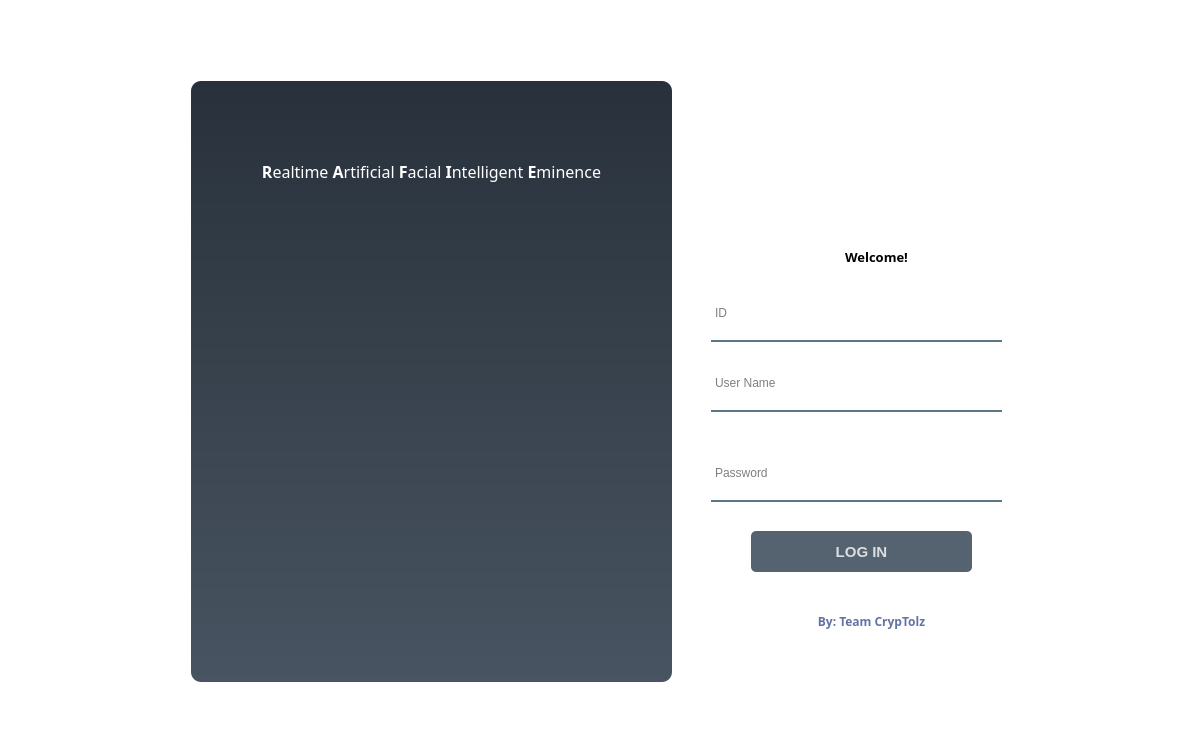
<?xml version="1.0" encoding="UTF-8"?>
<ui version="4.0">
 <class>login</class>
 <widget class="QDialog" name="login">
  <property name="geometry">
   <rect>
    <x>0</x>
    <y>0</y>
    <width>1195</width>
    <height>742</height>
   </rect>
  </property>
  <property name="windowTitle">
   <string>Dialog</string>
  </property>
  <property name="windowOpacity">
   <double>1.000000000000000</double>
  </property>
  <property name="styleSheet">
   <string notr="true">background: transparent;</string>
  </property>
  <layout class="QVBoxLayout" name="verticalLayout">
   <item>
    <widget class="QFrame" name="frame">
     <property name="styleSheet">
      <string notr="true">QFrame#frame{
background: transparent;
}</string>
     </property>
     <widget class="QLabel" name="label_46">
      <property name="geometry">
       <rect>
        <x>610</x>
        <y>110</y>
        <width>431</width>
        <height>541</height>
       </rect>
      </property>
      <property name="styleSheet">
       <string notr="true">background-color: rgba(255,255,255,255);
border-radius:10px;</string>
      </property>
      <property name="text">
       <string/>
      </property>
     </widget>
     <widget class="QLabel" name="label_47">
      <property name="geometry">
       <rect>
        <x>180</x>
        <y>70</y>
        <width>481</width>
        <height>601</height>
       </rect>
      </property>
      <property name="styleSheet">
       <string notr="true">background-color: qlineargradient(spread:pad, x1:0, y1:0, x2:0, y2:1, stop:0 rgb(40, 49, 59), stop:1 rgb(72, 84, 97));
border-radius:10px;</string>
      </property>
      <property name="text">
       <string/>
      </property>
     </widget>
     <widget class="QLineEdit" name="lineEditUsername">
      <property name="geometry">
       <rect>
        <x>700</x>
        <y>350</y>
        <width>291</width>
        <height>51</height>
       </rect>
      </property>
      <property name="font">
       <font>
        <pointsize>9</pointsize>
       </font>
      </property>
      <property name="styleSheet">
       <string notr="true">background-color: rgba(0,0,0,0);
border: 2px solid rgba(0,0,0,0);
border-bottom-color: rgba(46,82,101,200);
color: rgb(0,0,0);
padding-bottom: 7px;</string>
      </property>
      <property name="placeholderText">
       <string>User Name</string>
      </property>
     </widget>
     <widget class="QLineEdit" name="lineEditPassword">
      <property name="geometry">
       <rect>
        <x>700</x>
        <y>440</y>
        <width>291</width>
        <height>51</height>
       </rect>
      </property>
      <property name="font">
       <font>
        <pointsize>9</pointsize>
       </font>
      </property>
      <property name="styleSheet">
       <string notr="true">background-color: rgba(0,0,0,0);
border: 2px solid rgba(0,0,0,0);
border-bottom-color: rgba(46,82,101,200);
color: rgb(0,0,0);
padding-bottom: 7px;</string>
      </property>
      <property name="echoMode">
       <enum>QLineEdit::Password</enum>
      </property>
      <property name="placeholderText">
       <string>Password</string>
      </property>
     </widget>
     <widget class="QPushButton" name="btnLogin">
      <property name="geometry">
       <rect>
        <x>740</x>
        <y>520</y>
        <width>221</width>
        <height>41</height>
       </rect>
      </property>
      <property name="font">
       <font>
        <pointsize>11</pointsize>
        <weight>75</weight>
        <bold>true</bold>
       </font>
      </property>
      <property name="styleSheet">
       <string notr="true">QWidget#widget{
background: transparent;
}
QPushButton#btnLogin{
	background-color: rgba(85,98,112,255);
	color: rgba(255,255,255,200);
	border-radius:5px;
}
QPushButton#btnLogin:pressed{
	padding-left: 5px;
	padding-top: 5px;
	background-color: rgba(255, 107, 107, 255);
	background-position: calc(100% - 10px)center;
}
QPushButton#btnLogin:hover{
	background-color: rgb(72, 84, 97);
}</string>
      </property>
      <property name="text">
       <string>LOG IN</string>
      </property>
     </widget>
     <widget class="QLineEdit" name="lineEditID">
      <property name="geometry">
       <rect>
        <x>700</x>
        <y>280</y>
        <width>291</width>
        <height>51</height>
       </rect>
      </property>
      <property name="font">
       <font>
        <pointsize>9</pointsize>
       </font>
      </property>
      <property name="styleSheet">
       <string notr="true">background-color: rgba(0,0,0,0);
border: 2px solid rgba(0,0,0,0);
border-bottom-color: rgba(46,82,101,200);
color: rgb(0,0,0);
padding-bottom: 7px;</string>
      </property>
      <property name="placeholderText">
       <string>ID</string>
      </property>
     </widget>
     <widget class="QLabel" name="label">
      <property name="geometry">
       <rect>
        <x>230</x>
        <y>230</y>
        <width>381</width>
        <height>391</height>
       </rect>
      </property>
      <property name="styleSheet">
       <string notr="true">background: none;</string>
      </property>
      <property name="text">
       <string/>
      </property>
      <property name="pixmap">
       <pixmap>picturesForDesign/RAFIEROBOT.png</pixmap>
      </property>
      <property name="scaledContents">
       <bool>true</bool>
      </property>
     </widget>
     <widget class="QLabel" name="label_description">
      <property name="geometry">
       <rect>
        <x>90</x>
        <y>130</y>
        <width>661</width>
        <height>61</height>
       </rect>
      </property>
      <property name="font">
       <font>
        <family>Montserrat</family>
        <pointsize>14</pointsize>
       </font>
      </property>
      <property name="styleSheet">
       <string notr="true">color: rgb(98, 114, 164);</string>
      </property>
      <property name="text">
       <string>&lt;html&gt;&lt;head/&gt;&lt;body&gt;&lt;p&gt;&lt;span style=&quot; font-size:12pt; font-weight:600; color:#ffffff;&quot;&gt;R&lt;/span&gt;&lt;span style=&quot; font-size:12pt; color:#ffffff;&quot;&gt;ealtime&lt;/span&gt;&lt;span style=&quot; font-size:12pt; font-weight:600; color:#ffffff;&quot;&gt; A&lt;/span&gt;&lt;span style=&quot; font-size:12pt; color:#ffffff;&quot;&gt;rtificial&lt;/span&gt;&lt;span style=&quot; font-size:12pt; font-weight:600; color:#ffffff;&quot;&gt; F&lt;/span&gt;&lt;span style=&quot; font-size:12pt; color:#ffffff;&quot;&gt;acial&lt;/span&gt;&lt;span style=&quot; font-size:12pt; font-weight:600; color:#ffffff;&quot;&gt; I&lt;/span&gt;&lt;span style=&quot; font-size:12pt; color:#ffffff;&quot;&gt;ntelligent&lt;/span&gt;&lt;span style=&quot; font-size:12pt; font-weight:600; color:#ffffff;&quot;&gt; E&lt;/span&gt;&lt;span style=&quot; font-size:12pt; color:#ffffff;&quot;&gt;minence&lt;/span&gt;&lt;/p&gt;&lt;/body&gt;&lt;/html&gt;</string>
      </property>
      <property name="alignment">
       <set>Qt::AlignCenter</set>
      </property>
     </widget>
     <widget class="QLabel" name="label_description_2">
      <property name="geometry">
       <rect>
        <x>750</x>
        <y>580</y>
        <width>221</width>
        <height>61</height>
       </rect>
      </property>
      <property name="font">
       <font>
        <family>Montserrat</family>
        <pointsize>14</pointsize>
       </font>
      </property>
      <property name="styleSheet">
       <string notr="true">color: rgb(98, 114, 164);</string>
      </property>
      <property name="text">
       <string>&lt;html&gt;&lt;head/&gt;&lt;body&gt;&lt;p&gt;&lt;span style=&quot; font-size:9pt; font-weight:600;&quot;&gt;By: Team CrypTolz&lt;/span&gt;&lt;/p&gt;&lt;/body&gt;&lt;/html&gt;</string>
      </property>
      <property name="alignment">
       <set>Qt::AlignCenter</set>
      </property>
     </widget>
     <widget class="QLabel" name="label_4">
      <property name="geometry">
       <rect>
        <x>810</x>
        <y>230</y>
        <width>111</width>
        <height>31</height>
       </rect>
      </property>
      <property name="font">
       <font>
        <family>Montserrat</family>
        <pointsize>10</pointsize>
        <weight>75</weight>
        <bold>true</bold>
       </font>
      </property>
      <property name="text">
       <string>Welcome!</string>
      </property>
      <property name="alignment">
       <set>Qt::AlignCenter</set>
      </property>
     </widget>
     <widget class="QLabel" name="label_2">
      <property name="geometry">
       <rect>
        <x>670</x>
        <y>130</y>
        <width>291</width>
        <height>141</height>
       </rect>
      </property>
      <property name="styleSheet">
       <string notr="true">background: none;</string>
      </property>
      <property name="text">
       <string/>
      </property>
      <property name="pixmap">
       <pixmap>picturesForDesign/mimon.png</pixmap>
      </property>
     </widget>
    </widget>
   </item>
  </layout>
 </widget>
 <resources>
  <include location="rafierobot.qrc"/>
 </resources>
 <connections/>
</ui>
